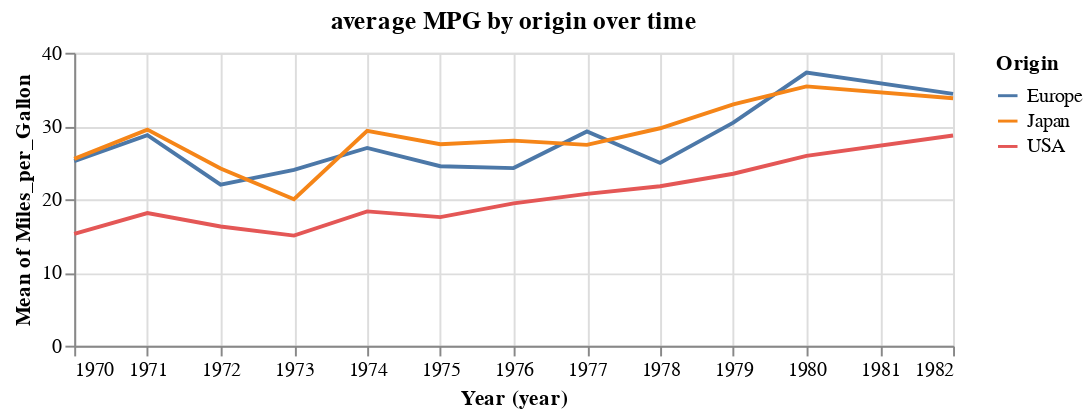

Here is the notebook cell this chart was saved with:
### Code cell
#collapse-show
alt.Chart(df).mark_line().encode(
    alt.X('Year:T', timeUnit='year'),
    alt.Y('Miles_per_Gallon:Q', aggregate='mean'),
    alt.Color('Origin:N')
).properties(
    title=" average MPG by origin over time",
    width=450,
    height=150
)

### Figure 1 — Vega-Lite specification as saved in the notebook (floating-point values rounded to 4 significant figures; data arrays with more than 128 entries replaced by an {"elided": "..."} marker saying what was removed)
{"config": {"view": {"continuousWidth": 400, "continuousHeight": 300}}, "data": {"name": "data-f02450ab61490a1363517a0190416235"}, "mark": "line", "encoding": {"color": {"type": "nominal", "field": "Origin"}, "x": {"type": "temporal", "field": "Year", "timeUnit": "year"}, "y": {"type": "quantitative", "aggregate": "mean", "field": "Miles_per_Gallon"}}, "height": 150, "title": " average MPG by origin over time", "width": 450, "$schema": "https://vega.github.io/schema/vega-lite/v4.8.1.json", "datasets": {"data-f02450ab61490a1363517a0190416235": {"elided": "406 records"}}}
